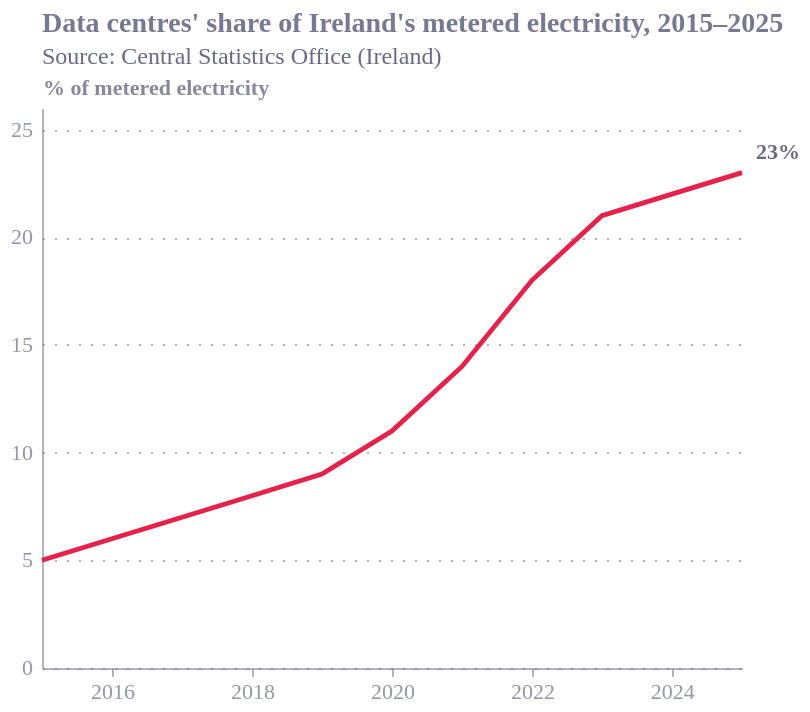

This figure's Vega-Lite source:
### Vega-Lite specification from a JSON file in a GitHub repository (floating-point values rounded to 4 significant figures)
{"config": {"font": "Circular Std", "text": {"color": "#676A86", "align": "left", "baseline": "middle", "dx": 7, "dy": 0, "fontSize": 11}, "view": {"stroke": null, "continuousWidth": 400, "continuousHeight": 300, "discreteWidth": 400, "discreteHeight": 300}, "range": {"category": ["#36B7B4", "#E6224B", "#F4C245", "#0063AF", "#00A767", "#179FDB", "#EB5C2E"], "diverging": ["#E6224B", "#E54753", "#C9C9C9", "#179FDB", "#122B39"], "heatmap": ["#C9C9C9", "#179FDB", "#0063AF", "#122B39"], "ordinal": ["#00A767", "#36B7B4", "#179FDB", "#0063AF", "#243B5A"]}, "bar": {"color": "#179fdb"}, "line": {"color": "#e6224b"}, "rule": {"color": "#676A86"}, "area": {"opacity": 0.3}, "point": {"filled": true, "size": 80, "color": "#e6224b", "opacity": 0.95}, "geoshape": {"stroke": "white", "strokeWidth": 0.3}, "rect": {"fill": "#d6d4d4", "opacity": 0.3}, "axis": {"labelColor": "#676A86", "labelFontSize": 11, "labelFont": "Circular Std", "labelOpacity": 0.7, "tickColor": "#676A86", "tickOpacity": 0.5, "domainColor": "#676A86", "domainOpacity": 0.5, "gridColor": "#676A86", "gridDash": [2, 2], "gridOpacity": 0.5, "title": null, "titleColor": "#676A86", "titleOpacity": 0.8, "tickSize": 4}, "axisXDiscrete": {"grid": false, "labelAngle": 0, "tickCount": 10, "tickOpacity": 0.5, "title": null}, "axisYDiscrete": {"ticks": false, "labelPadding": 5}, "axisXTemporal": {"grid": false, "ticks": true}, "axisXQuantitative": {"grid": true}, "axisYQuantitative": {"gridColor": "#676A86", "gridDash": [1, 5], "gridOpacity": 0.5, "ticks": false, "labelPadding": 5, "tickCount": 8, "titleAngle": 0, "titleAlign": "left", "titleBaseline": "bottom", "titleX": 0, "titleY": -5}, "title": {"color": "#676A86E6", "subtitleColor": "#676A86", "font": "Circular Std", "subtitleFont": "Circular Std", "anchor": "start", "fontSize": 14, "subtitleFontSize": 12, "subtitlePadding": 4, "offset": 0, "frame": "group"}, "legend": {"titleColor": "#122b39", "title": null, "labelColor": "#122b39", "labelFontSize": 11}}, "layer": [{"data": {"name": "data-b0804cedbf081b090c54ce58734ce5b8"}, "mark": {"type": "line", "strokeWidth": 2.4}, "encoding": {"x": {"axis": {"format": "%Y", "tickCount": 6}, "field": "year", "title": null, "type": "temporal"}, "y": {"field": "pct", "scale": {"domain": [0, 25]}, "title": "% of metered electricity", "type": "quantitative"}}}, {"data": {"name": "data-e224edc5449ffc42924ded9995138673"}, "mark": {"type": "text", "dy": -10, "fontWeight": "bold"}, "encoding": {"text": {"field": "lab", "type": "nominal"}, "x": {"field": "year", "type": "temporal"}, "y": {"field": "pct", "type": "quantitative"}}}], "height": 280, "title": {"text": "Data centres' share of Ireland's metered electricity, 2015–2025", "anchor": "start", "subtitle": "Source: Central Statistics Office (Ireland)", "subtitleColor": "#676A86"}, "width": 350, "$schema": "https://vega.github.io/schema/vega-lite/v6.4.1.json", "datasets": {"data-b0804cedbf081b090c54ce58734ce5b8": [{"year": "2015-01-01T00:00:00", "pct": 5}, {"year": "2016-01-01T00:00:00", "pct": 6}, {"year": "2017-01-01T00:00:00", "pct": 7}, {"year": "2018-01-01T00:00:00", "pct": 8}, {"year": "2019-01-01T00:00:00", "pct": 9}, {"year": "2020-01-01T00:00:00", "pct": 11}, {"year": "2021-01-01T00:00:00", "pct": 14}, {"year": "2022-01-01T00:00:00", "pct": 18}, {"year": "2023-01-01T00:00:00", "pct": 21}, {"year": "2024-01-01T00:00:00", "pct": 22}, {"year": "2025-01-01T00:00:00", "pct": 23}], "data-e224edc5449ffc42924ded9995138673": [{"year": "2025-01-01T00:00:00", "pct": 23, "lab": "23%"}]}}
